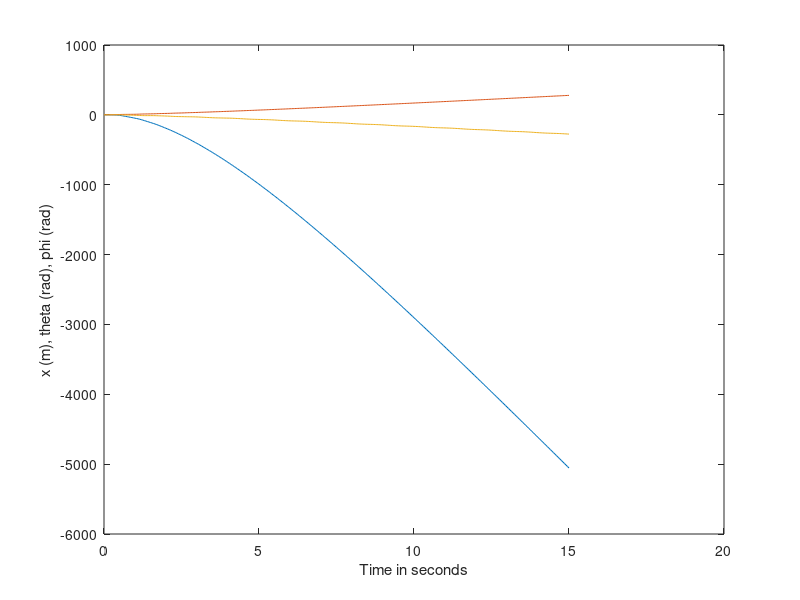
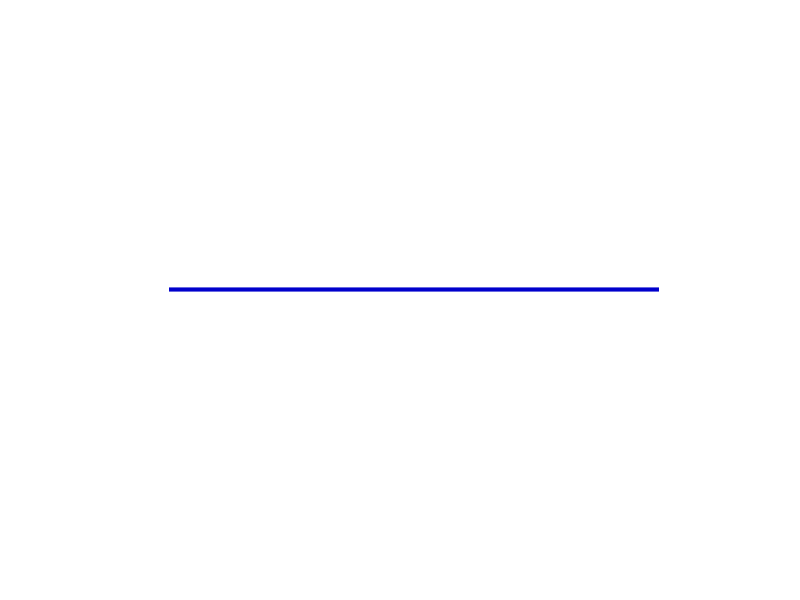

These charts were generated, in order, by the following MATLAB code:
function DIP_Simulation()
% System parameters
g = 9.8;
l11 = .5;
l1t = 0;
l0 = 1;
l2 = 1;
m1 = .1;
m2 = .1;
mw = .5;
r = (58e-3)/2;
J1 = m1*r^2/2;
J2 = m2*.5^2;
Jw = mw*r^2/2;

% Set up values for ode23
t0 = 0;
tf = 15;
t = (t0:.05:tf)';
y0 = [0 pi/2 0 0 0 0]';
[t,Y] = ode23(@fofx,t,y0);

% Plot position vs. time for both coordinates
figure(1)
x  = Y(:,1);
theta  = Y(:,2);
phi = Y(:,3);
plot(t,[x theta phi]);
ylabel('x (m), theta (rad), phi (rad)')
xlabel('Time in seconds')

figure(2)
hold on
axis([-2.1 2.1 -2.1 2.1]);
axis('square');
axis('off');
for i=1:length(Y)
    cla
    q1 = Y(i,1);
    q2 = Y(i,2);
    q3 = Y(i,3);
    pts = [ [q1 r 0]', [q1 r 0]' + l0*[cos(q2) sin(q2) 0]', [q1 r 0]' + l0*[cos(q2) sin(q2) 0]' + l2*[cos(q2+q3) sin(q2+q3) 0]'];
    plot(q1,r,'go','LineWidth',23); % green circle
    plot(pts(1,:)',pts(2,:)','LineWidth',5,'Color',[.8 0 0]); % two red pendulums
    plot(pts(1,:)',pts(2,:)','yo','LineWidth',1); % yellow circles
    plot([-5 5]',[0 0]','LineWidth',3,'Color',[0 0 .8]); % blue ground
    pause(2);
end

function ydot = fofx(t,y)
    q1  = y(1);
    q2  = y(2);
    q3  = y(3);
    q1d = y(4);
    q2d = y(5);
    q3d = y(6);

%    tau = 0;
     tau = -[1.0000 19.8194 0.0000 1.0459 0.7192 0]*(y-[0 pi/2 0 0 0 0]');
%    tau = -[0  396.9809   0   87.2548]*(y-[0 pi/2 0 0]');
%     if( tau > 40 ), tau = 40; end
%     if( tau < -40 ), tau = -40; end
    q1dd = -r*(J1*tau-J1*m2*l0*sin(q2)*q2d^2*r+m2*l0^2*tau-m2^2*l0^3*sin(q2)*q2d^2*r+m2*l0*cos(q2)*r*tau+m2*l0*cos(q2)*r*g*m1*l11*sin(q2)+m2*l0*cos(q2)^2*r*g*m1*l1t+m2*l0^2*cos(q2)*r*g*m1*sin(q2))/(-m1*r^2*J1-m1*r^2*m2*l0^2-m2*r^2*J1-m2^2*r^2*l0^2-mw*r^2*J1-mw*r^2*m2*l0^2-Jw*J1-Jw*m2*l0^2+m2^2*l0^2*cos(q2)^2*r^2);
    q2dd = -(mw*r^2*g*m1*l11*sin(q2)+mw*r^2*g*m1*l1t*cos(q2)+mw*r^2*g*m1*l0*sin(q2)+Jw*g*m1*l11*sin(q2)+Jw*g*m1*l1t*cos(q2)+Jw*g*m1*l0*sin(q2)+m2*l0*cos(q2)*r*tau+Jw*tau+m1*r^2*tau+m2*r^2*tau+mw*r^2*tau-m2^2*l0^2*cos(q2)*r^2*sin(q2)*q2d^2+m1^2*r^2*g*l11*sin(q2)+m1^2*r^2*g*l1t*cos(q2)+m1^2*r^2*g*l0*sin(q2)+m2*r^2*g*m1*l11*sin(q2)+m2*r^2*g*m1*l1t*cos(q2)+m2*r^2*g*m1*l0*sin(q2))/(-m1*r^2*J1-m1*r^2*m2*l0^2-m2*r^2*J1-m2^2*r^2*l0^2-mw*r^2*J1-mw*r^2*m2*l0^2-Jw*J1-Jw*m2*l0^2+m2^2*l0^2*cos(q2)^2*r^2)
    q3dd = (-g*m1*l2*sin(q2+q3)*Jw*m2*l0^2+g*m1*l2*sin(q2+q3)*m2^2*l0^2*cos(q2)^2*r^2+J2*Jw*g*m1*l0*sin(q2)-g*m1^2*l2*sin(q2+q3)*r^2*J1-g*m1^2*l2*sin(q2+q3)*r^2*m2*l0^2-g*m1*l2*sin(q2+q3)*m2*r^2*J1-g*m1*l2*sin(q2+q3)*m2^2*r^2*l0^2-g*m1*l2*sin(q2+q3)*mw*r^2*J1-g*m1*l2*sin(q2+q3)*mw*r^2*m2*l0^2-g*m1*l2*sin(q2+q3)*Jw*J1-m2^2*l0^2*cos(q2)*r^2*J2*sin(q2)*q2d^2+m2*l0*cos(q2)*r*J2*tau+J2*m1^2*r^2*g*l11*sin(q2)+J2*m1^2*r^2*g*l1t*cos(q2)+J2*m1^2*r^2*g*l0*sin(q2)+J2*m2*r^2*g*m1*l11*sin(q2)+J2*m2*r^2*g*m1*l1t*cos(q2)+J2*m2*r^2*g*m1*l0*sin(q2)+J2*mw*r^2*g*m1*l11*sin(q2)+J2*mw*r^2*g*m1*l1t*cos(q2)+J2*mw*r^2*g*m1*l0*sin(q2)+J2*Jw*g*m1*l11*sin(q2)+J2*Jw*g*m1*l1t*cos(q2)+J2*m1*r^2*tau+J2*m2*r^2*tau+J2*mw*r^2*tau+J2*Jw*tau)/(-m1*r^2*J1-m1*r^2*m2*l0^2-m2*r^2*J1-m2^2*r^2*l0^2-mw*r^2*J1-mw*r^2*m2*l0^2-Jw*J1-Jw*m2*l0^2+m2^2*l0^2*cos(q2)^2*r^2)/J2
    
    % set the derivative of the state vector
    ydot(1) = q1d;
    ydot(2) = q2d;
    ydot(3) = q3d;
    ydot(4) = q1dd;
    ydot(5) = q2dd;
    ydot(6) = q3dd;
    ydot = ydot(:); % Make sure the vector is vertical
end
end